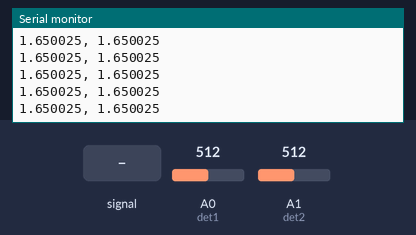
The sketch below on a simulated Arduino Zero (SAMD21). Parts: the last lines printed to the serial monitor. Inputs (shaded band) come from the test bench; at power-on: A0 (det1) = 512, A1 (det2) = 512 (analog values on the 0–1023 scale).

Above: at 1.3 s.
1.4 s: A0 (det1) fed a 200 Hz sine of ±81 counts around its level
At 2.3 s:
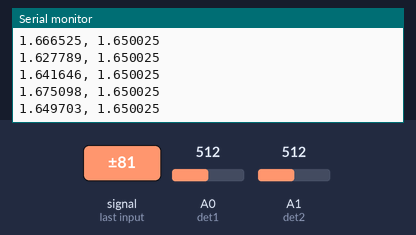
2.9 s: A0 (det1) set to 716
At 3.5 s:
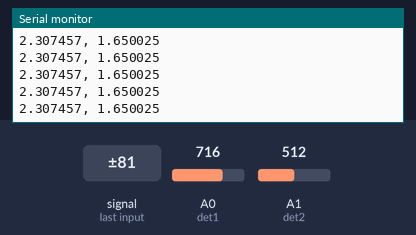
4.4 s: A1 (det2) set to 716
At 5.4 s:
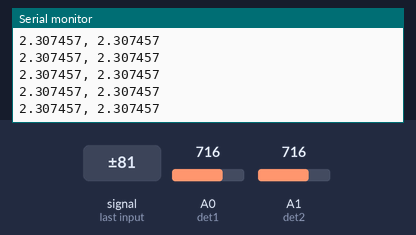
5.9 s: A1 (det2) fed a 200 Hz sine of ±81 counts around its level
At 6.9 s:
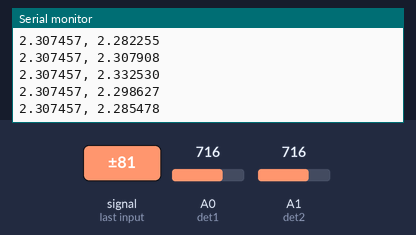
7.4 s: A0 (det1) fed a 1000 Hz sine of ±255 counts around its level
8.9 s: A1 (det2) fed a 1000 Hz sine of ±255 counts around its level
Timing chart, 0 to 11.4 s (numbered marks = the images above; inputs shaded):
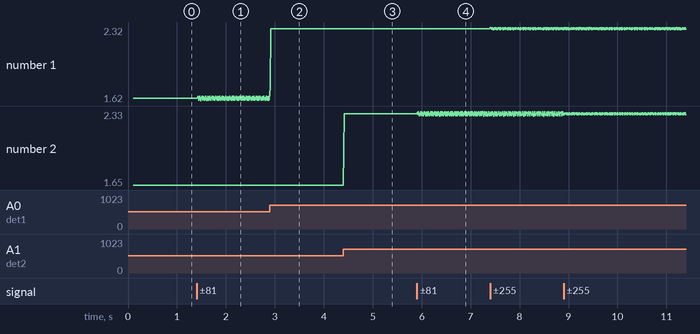

The sketch:

arduino.ino
```cpp
const float Vref = 3.3;
const int ADCbits = 16;
const int det1 = A0;
const int det2 = A1;

void setup() {
  Serial.begin(1000000);
  analogReadResolution(ADCbits);
  Serial.println("H,V");
  delay(100);
}

void loop() {
  const int N = 50;
  long sum1 = 0;
  long sum2 = 0;
  for (int i = 0; i < N; i++) {
    sum1 += analogRead(det1);
    sum2 += analogRead(det2);
    //delay(2);
  }
  float adcRaw1 = (float)sum1 / N;
  float adcRaw2 = (float)sum2 / N;
  float V1 = (adcRaw1 / ((1 << ADCbits) - 1)) * Vref;
  float V2 = (adcRaw2 / ((1 << ADCbits) - 1)) * Vref;

  float H = V1 ;
  float V = V2 ;


  // Exibe os dados em formato correto

  Serial.print(H, 6); Serial.print(", "); Serial.println(V, 6);

  delayMicroseconds(50);
}
```

Measured:
- after the input at 1.4 s, the serial monitor: prints a new line at once (image 1)
- after the input at 5.9 s, the serial monitor: prints a new line at once (image 4)
- plotted number 1: 1.65 → 1.64 after the input at 1.4 s
- plotted number 2: 2.31 → 2.28 after the input at 5.9 s
